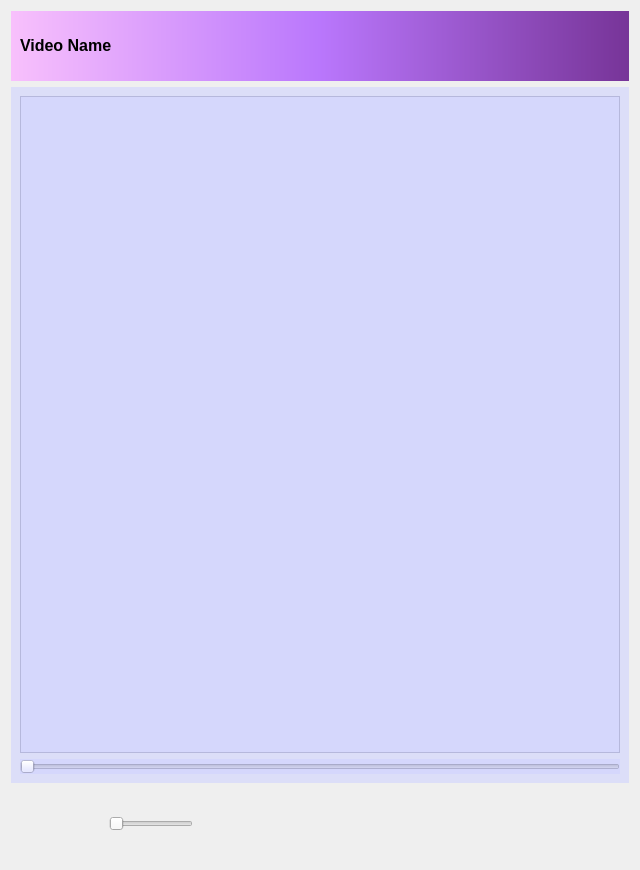
<?xml version="1.0" encoding="UTF-8"?>
<ui version="4.0">
 <class>Widget</class>
 <widget class="QWidget" name="Widget">
  <property name="geometry">
   <rect>
    <x>0</x>
    <y>0</y>
    <width>640</width>
    <height>870</height>
   </rect>
  </property>
  <property name="minimumSize">
   <size>
    <width>640</width>
    <height>870</height>
   </size>
  </property>
  <property name="maximumSize">
   <size>
    <width>16777215</width>
    <height>16777215</height>
   </size>
  </property>
  <property name="windowTitle">
   <string>VideoPlayer</string>
  </property>
  <layout class="QVBoxLayout" name="verticalLayout_2">
   <item>
    <layout class="QVBoxLayout" name="verticalLayout">
     <item>
      <widget class="QWidget" name="header" native="true">
       <property name="maximumSize">
        <size>
         <width>16777215</width>
         <height>70</height>
        </size>
       </property>
       <property name="styleSheet">
        <string notr="true">background-color:qlineargradient(spread:pad, x1:0, y1:0, x2:1, y2:0, stop:0 rgba(250, 179, 255,200), stop:0.5 rgba(170, 85, 255, 200), stop:1 rgba(85, 0, 127, 200))
</string>
       </property>
       <layout class="QHBoxLayout" name="horizontalLayout_2">
        <item>
         <widget class="QLabel" name="videoname">
          <property name="styleSheet">
           <string notr="true">background-color:rgba(250, 179, 255,0)</string>
          </property>
          <property name="text">
           <string>&lt;html&gt;&lt;head/&gt;&lt;body&gt;&lt;p&gt;&lt;span style=&quot; font-size:12pt; font-weight:700;&quot;&gt;Video Name&lt;/span&gt;&lt;/p&gt;&lt;/body&gt;&lt;/html&gt;</string>
          </property>
         </widget>
        </item>
        <item>
         <spacer name="horizontalSpacer_2">
          <property name="orientation">
           <enum>Qt::Horizontal</enum>
          </property>
          <property name="sizeHint" stdset="0">
           <size>
            <width>40</width>
            <height>20</height>
           </size>
          </property>
         </spacer>
        </item>
        <item>
         <widget class="QPushButton" name="file">
          <property name="maximumSize">
           <size>
            <width>100</width>
            <height>50</height>
           </size>
          </property>
          <property name="text">
           <string/>
          </property>
          <property name="icon">
           <iconset resource="resources.qrc">
            <normaloff>:/new/icon/file.png</normaloff>:/new/icon/file.png</iconset>
          </property>
          <property name="iconSize">
           <size>
            <width>50</width>
            <height>50</height>
           </size>
          </property>
          <property name="flat">
           <bool>true</bool>
          </property>
         </widget>
        </item>
       </layout>
      </widget>
     </item>
     <item>
      <widget class="QWidget" name="videoPlayer" native="true">
       <property name="styleSheet">
        <string notr="true">background-color:rgba(207, 210, 255, 150)</string>
       </property>
       <layout class="QVBoxLayout" name="verticalLayout_3">
        <item>
         <widget class="QFrame" name="videoFrame">
          <property name="frameShape">
           <enum>QFrame::StyledPanel</enum>
          </property>
          <property name="frameShadow">
           <enum>QFrame::Raised</enum>
          </property>
         </widget>
        </item>
        <item>
         <widget class="QSlider" name="playerslider">
          <property name="orientation">
           <enum>Qt::Horizontal</enum>
          </property>
         </widget>
        </item>
       </layout>
       <zorder>playerslider</zorder>
       <zorder>videoFrame</zorder>
      </widget>
     </item>
     <item>
      <widget class="QWidget" name="bottom" native="true">
       <property name="maximumSize">
        <size>
         <width>16777215</width>
         <height>70</height>
        </size>
       </property>
       <property name="styleSheet">
        <string notr="true"/>
       </property>
       <layout class="QHBoxLayout" name="horizontalLayout">
        <property name="leftMargin">
         <number>6</number>
        </property>
        <property name="topMargin">
         <number>6</number>
        </property>
        <property name="rightMargin">
         <number>6</number>
        </property>
        <property name="bottomMargin">
         <number>6</number>
        </property>
        <item>
         <widget class="QPushButton" name="pause">
          <property name="maximumSize">
           <size>
            <width>100</width>
            <height>50</height>
           </size>
          </property>
          <property name="text">
           <string/>
          </property>
          <property name="icon">
           <iconset resource="resources.qrc">
            <normaloff>:/new/icon/play.png</normaloff>:/new/icon/play.png</iconset>
          </property>
          <property name="iconSize">
           <size>
            <width>50</width>
            <height>50</height>
           </size>
          </property>
          <property name="flat">
           <bool>true</bool>
          </property>
         </widget>
        </item>
        <item>
         <widget class="QPushButton" name="volume">
          <property name="maximumSize">
           <size>
            <width>100</width>
            <height>50</height>
           </size>
          </property>
          <property name="text">
           <string/>
          </property>
          <property name="icon">
           <iconset resource="resources.qrc">
            <normaloff>:/new/icon/volumeDisable.png</normaloff>:/new/icon/volumeDisable.png</iconset>
          </property>
          <property name="iconSize">
           <size>
            <width>50</width>
            <height>50</height>
           </size>
          </property>
          <property name="flat">
           <bool>true</bool>
          </property>
         </widget>
        </item>
        <item>
         <widget class="QSlider" name="volumeslider">
          <property name="orientation">
           <enum>Qt::Horizontal</enum>
          </property>
         </widget>
        </item>
        <item>
         <spacer name="horizontalSpacer_6">
          <property name="orientation">
           <enum>Qt::Horizontal</enum>
          </property>
          <property name="sizeHint" stdset="0">
           <size>
            <width>40</width>
            <height>20</height>
           </size>
          </property>
         </spacer>
        </item>
        <item>
         <spacer name="horizontalSpacer_5">
          <property name="orientation">
           <enum>Qt::Horizontal</enum>
          </property>
          <property name="sizeHint" stdset="0">
           <size>
            <width>40</width>
            <height>20</height>
           </size>
          </property>
         </spacer>
        </item>
        <item>
         <spacer name="horizontalSpacer_4">
          <property name="orientation">
           <enum>Qt::Horizontal</enum>
          </property>
          <property name="sizeHint" stdset="0">
           <size>
            <width>40</width>
            <height>20</height>
           </size>
          </property>
         </spacer>
        </item>
        <item>
         <spacer name="horizontalSpacer_3">
          <property name="orientation">
           <enum>Qt::Horizontal</enum>
          </property>
          <property name="sizeHint" stdset="0">
           <size>
            <width>40</width>
            <height>20</height>
           </size>
          </property>
         </spacer>
        </item>
        <item>
         <spacer name="horizontalSpacer">
          <property name="orientation">
           <enum>Qt::Horizontal</enum>
          </property>
          <property name="sizeHint" stdset="0">
           <size>
            <width>40</width>
            <height>20</height>
           </size>
          </property>
         </spacer>
        </item>
        <item>
         <widget class="QPushButton" name="backward">
          <property name="maximumSize">
           <size>
            <width>100</width>
            <height>50</height>
           </size>
          </property>
          <property name="text">
           <string/>
          </property>
          <property name="icon">
           <iconset resource="resources.qrc">
            <normaloff>:/new/icon/backward.png</normaloff>:/new/icon/backward.png</iconset>
          </property>
          <property name="iconSize">
           <size>
            <width>50</width>
            <height>50</height>
           </size>
          </property>
          <property name="flat">
           <bool>true</bool>
          </property>
         </widget>
        </item>
        <item>
         <widget class="QPushButton" name="forward">
          <property name="maximumSize">
           <size>
            <width>100</width>
            <height>50</height>
           </size>
          </property>
          <property name="text">
           <string/>
          </property>
          <property name="icon">
           <iconset resource="resources.qrc">
            <normaloff>:/new/icon/forward.png</normaloff>:/new/icon/forward.png</iconset>
          </property>
          <property name="iconSize">
           <size>
            <width>50</width>
            <height>50</height>
           </size>
          </property>
          <property name="flat">
           <bool>true</bool>
          </property>
         </widget>
        </item>
       </layout>
      </widget>
     </item>
    </layout>
   </item>
  </layout>
 </widget>
 <resources>
  <include location="resources.qrc"/>
 </resources>
 <connections/>
</ui>
